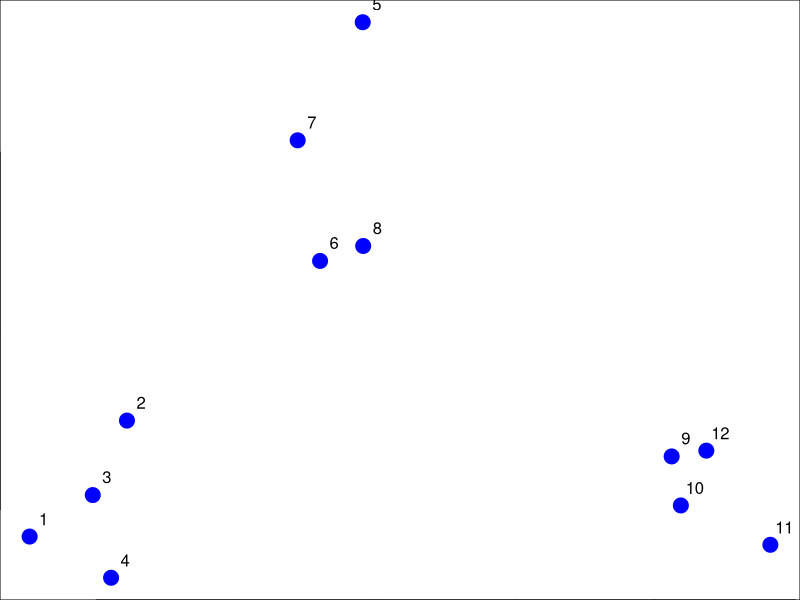

The R script that drew this image:
#This is a sample script
set.seed(2345)
par(mar = c(0, 0, 0, 0))
x <- rnorm(12, mean = rep(1:3, each = 4), sd = 0.2)
y <- rnorm(12, mean = rep(c(1, 2, 1), each = 4), sd = 0.2)
plot(x, y, col = "blue", pch = 19, cex = 2)
#The following function adds some text annotation to each data point

text(x + 0.05, y + 0.05, labels = as.character(1:12))
